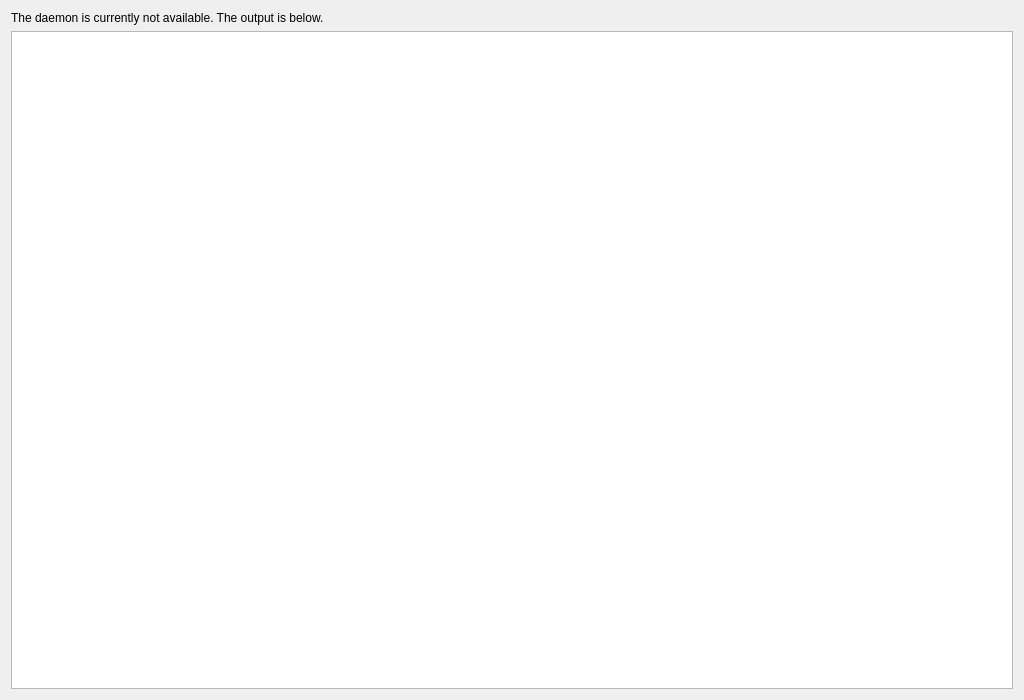
<?xml version="1.0" encoding="UTF-8"?>
<ui version="4.0">
 <author>Luca Weiss</author>
 <class>DaemonNotAvailable</class>
 <widget class="QWidget" name="DaemonNotAvailable">
  <property name="geometry">
   <rect>
    <x>0</x>
    <y>0</y>
    <width>1024</width>
    <height>700</height>
   </rect>
  </property>
  <property name="minimumSize">
   <size>
    <width>1024</width>
    <height>700</height>
   </size>
  </property>
  <property name="windowTitle">
   <string>RazerGenie - Daemon not available</string>
  </property>
  <layout class="QGridLayout" name="gridLayout">
   <item row="0" column="1">
    <widget class="QLabel" name="label">
     <property name="text">
      <string>The daemon is currently not available. The output is below.</string>
     </property>
    </widget>
   </item>
   <item row="1" column="1">
    <widget class="QTextEdit" name="textEdit">
     <property name="enabled">
      <bool>true</bool>
     </property>
     <property name="readOnly">
      <bool>true</bool>
     </property>
    </widget>
   </item>
  </layout>
 </widget>
 <resources/>
 <connections/>
</ui>
